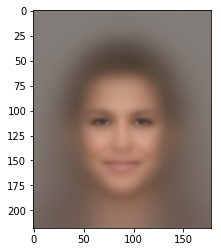
#> input picture Images/example-image.png, 221 x 252 px
$ python ImageDemo.py   (older library calls are emulated)
#> lines starting #> are read from the running program, lines starting #| are printed output that depends on the picture
import scipy.misc
image = scipy.misc.imread('./Images/example-image.png', mode='RGB')
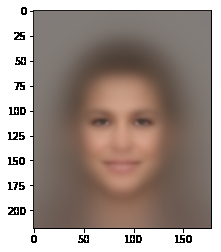
#> image: shape (252, 221, 3); mean R, G, B 159.9, 145.7, 138.1

print('Image shape', image.shape)
#| Image shape (252, 221, 3)
print('Chanel count', image.shape[2])
#| Chanel count 3
print('Image data type', image.dtype)
#| Image data type uint8
print(image[100:102, 100:102, :])
#| [[[179 134 110]
#|   [182 136 112]]
#|  [[180 135 111]
#|   [182 137 113]]]
